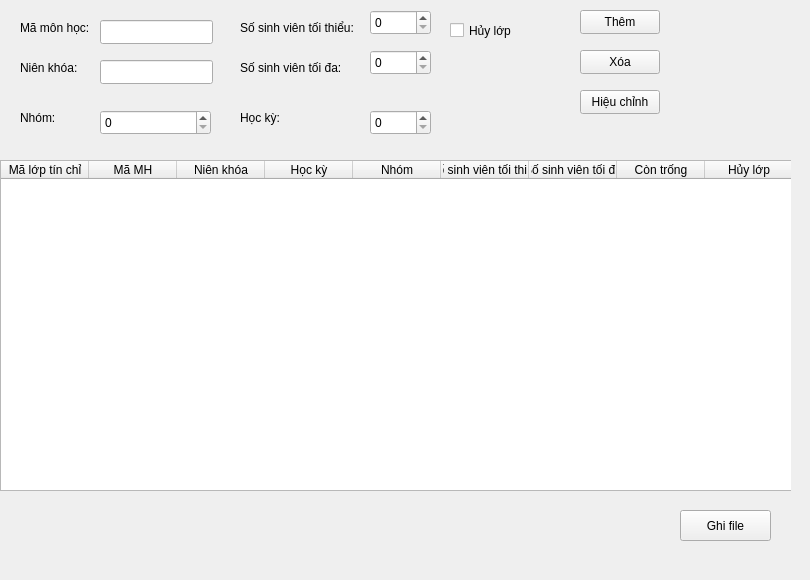
    <widget class="QWidget" name="tabLTC">
     <attribute name="title">
      <string>Quản lý lớp tín chỉ</string>
     </attribute>
     <widget class="QWidget" name="widget" native="true">
      <property name="geometry">
       <rect>
        <x>0</x>
        <y>0</y>
        <width>801</width>
        <height>161</height>
       </rect>
      </property>
      <widget class="QLineEdit" name="lineMMH">
       <property name="geometry">
        <rect>
         <x>100</x>
         <y>20</y>
         <width>113</width>
         <height>24</height>
        </rect>
       </property>
      </widget>
      <widget class="QLabel" name="label">
       <property name="geometry">
        <rect>
         <x>20</x>
         <y>20</y>
         <width>71</width>
         <height>16</height>
        </rect>
       </property>
       <property name="text">
        <string>Mã môn học:</string>
       </property>
      </widget>
      <widget class="QLabel" name="label_2">
       <property name="geometry">
        <rect>
         <x>20</x>
         <y>60</y>
         <width>71</width>
         <height>16</height>
        </rect>
       </property>
       <property name="text">
        <string>Niên khóa:</string>
       </property>
      </widget>
      <widget class="QLineEdit" name="lineNK">
       <property name="geometry">
        <rect>
         <x>100</x>
         <y>60</y>
         <width>113</width>
         <height>24</height>
        </rect>
       </property>
      </widget>
      <widget class="QSpinBox" name="spNHOM">
       <property name="geometry">
        <rect>
         <x>100</x>
         <y>110</y>
         <width>111</width>
         <height>25</height>
        </rect>
       </property>
      </widget>
      <widget class="QLabel" name="label_3">
       <property name="geometry">
        <rect>
         <x>20</x>
         <y>110</y>
         <width>71</width>
         <height>16</height>
        </rect>
       </property>
       <property name="text">
        <string>Nhóm:</string>
       </property>
      </widget>
      <widget class="QLabel" name="label_4">
       <property name="geometry">
        <rect>
         <x>240</x>
         <y>20</y>
         <width>121</width>
         <height>16</height>
        </rect>
       </property>
       <property name="text">
        <string>Số sinh viên tối thiểu: </string>
       </property>
      </widget>
      <widget class="QLabel" name="label_5">
       <property name="geometry">
        <rect>
         <x>240</x>
         <y>60</y>
         <width>111</width>
         <height>16</height>
        </rect>
       </property>
       <property name="text">
        <string>Số sinh viên tối đa: </string>
       </property>
      </widget>
      <widget class="QSpinBox" name="spMINSV">
       <property name="geometry">
        <rect>
         <x>370</x>
         <y>10</y>
         <width>61</width>
         <height>25</height>
        </rect>
       </property>
      </widget>
      <widget class="QSpinBox" name="spMAXSV">
       <property name="geometry">
        <rect>
         <x>370</x>
         <y>50</y>
         <width>61</width>
         <height>25</height>
        </rect>
       </property>
      </widget>
      <widget class="QPushButton" name="btnThem">
       <property name="geometry">
        <rect>
         <x>580</x>
         <y>10</y>
         <width>80</width>
         <height>24</height>
        </rect>
       </property>
       <property name="text">
        <string>Thêm</string>
       </property>
      </widget>
      <widget class="QPushButton" name="btnXoa">
       <property name="geometry">
        <rect>
         <x>580</x>
         <y>50</y>
         <width>80</width>
         <height>24</height>
        </rect>
       </property>
       <property name="text">
        <string>Xóa</string>
       </property>
      </widget>
      <widget class="QPushButton" name="btnSua">
       <property name="geometry">
        <rect>
         <x>580</x>
         <y>90</y>
         <width>80</width>
         <height>24</height>
        </rect>
       </property>
       <property name="text">
        <string>Hiệu chỉnh</string>
       </property>
      </widget>
      <widget class="QLabel" name="label_6">
       <property name="geometry">
        <rect>
         <x>240</x>
         <y>110</y>
         <width>71</width>
         <height>16</height>
        </rect>
       </property>
       <property name="text">
        <string>Học kỳ:</string>
       </property>
      </widget>
      <widget class="QSpinBox" name="spHK">
       <property name="geometry">
        <rect>
         <x>370</x>
         <y>110</y>
         <width>61</width>
         <height>25</height>
        </rect>
       </property>
      </widget>
      <widget class="QCheckBox" name="ckHuy">
       <property name="geometry">
        <rect>
         <x>450</x>
         <y>20</y>
         <width>77</width>
         <height>21</height>
        </rect>
       </property>
       <property name="text">
        <string>Hủy lớp</string>
       </property>
      </widget>
     </widget>
     <widget class="QWidget" name="widget_2" native="true">
      <property name="geometry">
       <rect>
        <x>0</x>
        <y>160</y>
        <width>791</width>
        <height>411</height>
       </rect>
      </property>
      <widget class="QTableWidget" name="tblDSLTC">
       <property name="enabled">
        <bool>true</bool>
       </property>
       <property name="geometry">
        <rect>
         <x>0</x>
         <y>0</y>
         <width>801</width>
         <height>331</height>
        </rect>
       </property>
       <property name="maximumSize">
        <size>
         <width>801</width>
         <height>16777215</height>
        </size>
       </property>
       <property name="rowCount">
        <number>0</number>
       </property>
       <property name="columnCount">
        <number>9</number>
       </property>
       <attribute name="horizontalHeaderMinimumSectionSize">
        <number>23</number>
       </attribute>
       <attribute name="horizontalHeaderDefaultSectionSize">
        <number>88</number>
       </attribute>
       <column>
        <property name="text">
         <string>Mã lớp tín chỉ</string>
        </property>
       </column>
       <column>
        <property name="text">
         <string>Mã MH</string>
        </property>
       </column>
       <column>
        <property name="text">
         <string>Niên khóa</string>
        </property>
       </column>
       <column>
        <property name="text">
         <string>Học kỳ</string>
        </property>
       </column>
       <column>
        <property name="text">
         <string>Nhóm</string>
        </property>
       </column>
       <column>
        <property name="text">
         <string>Số sinh viên tối thiểu</string>
        </property>
       </column>
       <column>
        <property name="text">
         <string>Số sinh viên tối đa</string>
        </property>
       </column>
       <column>
        <property name="text">
         <string>Còn trống</string>
        </property>
       </column>
       <column>
        <property name="text">
         <string>Hủy lớp</string>
        </property>
       </column>
      </widget>
      <widget class="QPushButton" name="btnGhiFile">
       <property name="geometry">
        <rect>
         <x>680</x>
         <y>350</y>
         <width>91</width>
         <height>31</height>
        </rect>
       </property>
       <property name="text">
        <string>Ghi file</string>
       </property>
      </widget>
     </widget>
    </widget>
